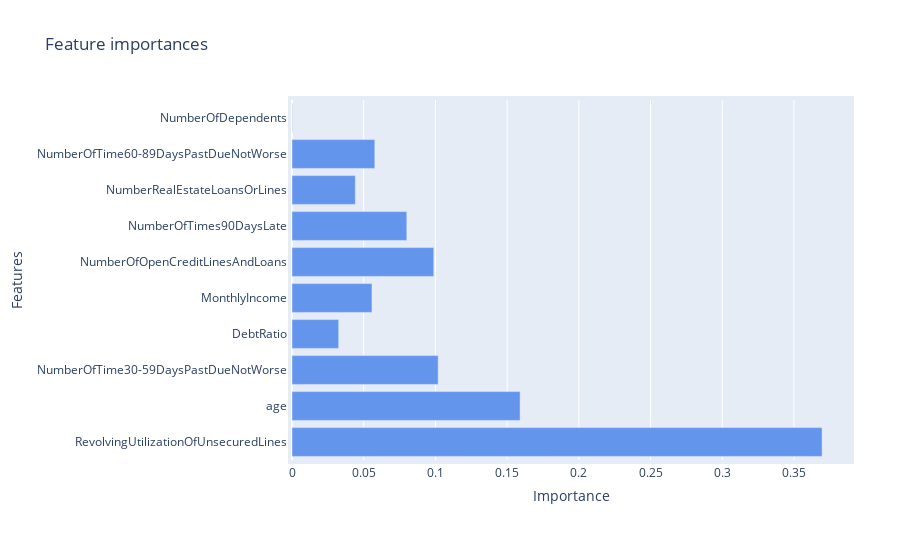

The code cell stored with this chart in its notebook:
### Code cell
plot_feature_importances(cols[1:], ngb_clf)

### Figure 1 — Plotly figure (JSON) as saved in the notebook; plotly's stock layout.template omitted (floating-point values rounded to 4 significant figures)
{"data": [{"marker": {"color": "cornflowerblue", "opacity": 1}, "orientation": "h", "type": "bar", "x": [0.3696, 0.1591, 0.1019, 0.03256, 0.05579, 0.09886, 0.08004, 0.04415, 0.05774, 0.0002299], "y": ["RevolvingUtilizationOfUnsecuredLines", "age", "NumberOfTime30-59DaysPastDueNotWorse", "DebtRatio", "MonthlyIncome", "NumberOfOpenCreditLinesAndLoans", "NumberOfTimes90DaysLate", "NumberRealEstateLoansOrLines", "NumberOfTime60-89DaysPastDueNotWorse", "NumberOfDependents"]}], "layout": {"barmode": "group", "margin": {"b": 100, "l": 120, "pad": 4, "r": 50, "t": 100}, "title": {"text": "Feature importances"}, "xaxis": {"title": {"text": "Importance"}}, "yaxis": {"title": {"text": "Features"}}}}
